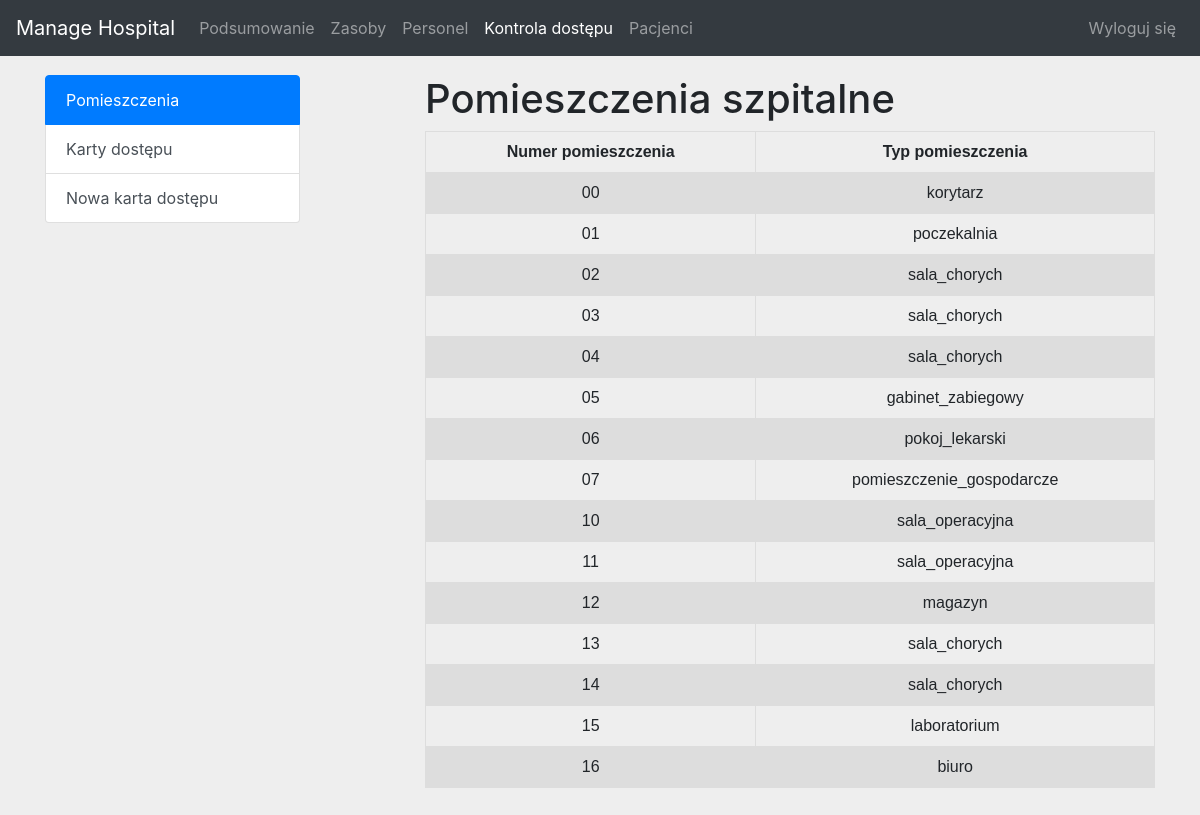
Page /pages/access_control.php (signed in) on the committed database.
### tables this page shows
CREATE TABLE IF NOT EXISTS `pomieszczenia` (
  `nr` varchar(15) NOT NULL,
  `typ_pomieszczenia` varchar(30) NOT NULL,
  PRIMARY KEY (`nr`)
);

### pages/access_control.php (the view, shortened to what this page needs)
<?php
include '../components/globals.php';
if(isset($_GET['action'])) {
	$action = $_GET['action'];
} else {
	$action = 'rooms';
}
?>
<!doctype html>
<html lang="pl">
	<head>
		<link href="../css/bootstrap.min.css" rel="stylesheet">
		<link href="../css/common_style.css" rel="stylesheet">
	</head>
	<body>
		<nav class="navbar navbar-expand-md navbar-dark bg-dark fixed-top">
			<a class="navbar-brand" href="#">Manage Hospital</a>
			<div class="collapse navbar-collapse" id="navbarsExampleDefault">
				<ul class="navbar-nav mr-auto">
					<li class="nav-item">
						<a class="nav-link" href="./summary.php">Podsumowanie</a>
					</li>
					<li class="nav-item">
						<a class="nav-link" href="./resources.php">Zasoby</a>
					</li>
					<li class="nav-item">
						<a class="nav-link" href="./personnel.php">Personel</a>
					</li>
					<li class="nav-item active">
						<a class="nav-link" href="./access_control.php">Kontrola dostępu</a>
					</li>
					<li class="nav-item">
						<a class="nav-link" href="./patients.php">Pacjenci</a>
					</li>
				</ul>
				<ul class="navbar-nav ml-auto">
					<li class="nav-item">
						<a class="nav-link" href="../components/do_logout.php">Wyloguj się</a>
					</li>
				</ul>
			</div>
		</nav>
		<main class="container">
			<div class="row">
				<div class="col-sm-3">
					<div class="list-group">
						<a href="./access_control.php?action=rooms" class="list-group-item list-group-item-action <?php echo ($action == 'rooms' ? 'active' : ''); ?>">Pomieszczenia</a>
						<a href="./access_control.php?action=access_cards" class="list-group-item list-group-item-action <?php echo ($action == 'access_cards' || $action == 'modify_access_card'|| $action == 'process_modify_access_card' || $action == 'delete_access_card' || $action == 'process_delete_access_card' ? 'active' : ''); ?>">Karty dostępu</a>
						<a href="./access_control.php?action=add_access_card" class="list-group-item list-group-item-action <?php echo (($action == 'add_access_card' || $action == 'process_add_access_card') ? 'active' : ''); ?>">Nowa karta dostępu</a>
					</div>
				</div>
				<div class="col-sm-1">
				</div>
				<div class="col-sm-8">
					<?php
					if($action == 'rooms') {
						echo '<h1>Pomieszczenia szpitalne</h1>';
						$sql = "SELECT * FROM pomieszczenia ORDER BY nr";
						$result = $mysqli->query($sql);
						if ($result->num_rows == 0) {
							echo '<div class="alert alert-info" role="alert">
								<strong>Informacja</strong> Nie wprowadzono jeszcze żadnych pomieszczeń do bazy danych.
							</div>';
						} else {
							echo "<table>\n<tr><th>Numer pomieszczenia</th><th>Typ pomieszczenia</th></tr>\n";
							while ($row = $result->fetch_assoc()) {
								echo "<tr><td>". $row['nr'] ."</td><td>". $row['typ_pomieszczenia'] ."</td></tr>\n";
							}
							echo "</table>\n";
						}
					}
					?>
				</div>
			</div>
		</main>
	</body>
</html>

### css/common_style.css (style rules this page uses)
body { padding-top: 75px; padding-bottom: 50px; background-color: #eee; }
table { font-family: arial, sans-serif; border-collapse: collapse; width: 100%; }
td, th { border: 1px solid #dddddd; text-align: center; padding: 8px; }
tr:nth-child(even) { background-color: #dddddd; }

### rows in the picture
pomieszczenia: nr "00", typ_pomieszczenia "korytarz"
pomieszczenia: nr "01", typ_pomieszczenia "poczekalnia"
pomieszczenia: nr "02", typ_pomieszczenia "sala_chorych"
pomieszczenia: nr "03", typ_pomieszczenia "sala_chorych"
pomieszczenia: nr "04", typ_pomieszczenia "sala_chorych"
pomieszczenia: nr "05", typ_pomieszczenia "gabinet_zabiegowy"
pomieszczenia: nr "06", typ_pomieszczenia "pokoj_lekarski"
pomieszczenia: nr "07", typ_pomieszczenia "pomieszczenie_gospodarcze"
pomieszczenia: nr "10", typ_pomieszczenia "sala_operacyjna"
pomieszczenia: nr "11", typ_pomieszczenia "sala_operacyjna"
pomieszczenia: nr "12", typ_pomieszczenia "magazyn"
pomieszczenia: nr "13", typ_pomieszczenia "sala_chorych"
pomieszczenia: nr "14", typ_pomieszczenia "sala_chorych"
pomieszczenia: nr "15", typ_pomieszczenia "laboratorium"
pomieszczenia: nr "16", typ_pomieszczenia "biuro"
